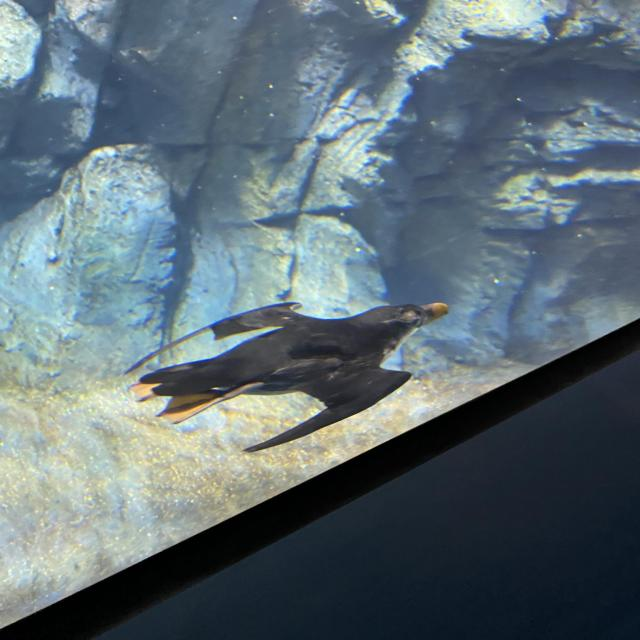
#> input picture code/side_project/aquarium_combined/test/images/IMG_2289_jpeg_jpg.rf.454853cd2293ea7c52dc52e02f1a0138.jpg, 640 x 640 px
$ python -i prepare_milano.py   (imports and definitions only)
#> lines starting #> are read from the running program, lines starting #| are printed output that depends on the picture
"""Prepare an isolated, checksummed Milano copy; never alter publisher files."""
import argparse
from collections import Counter, defaultdict
import hashlib
import json
from pathlib import Path
import shutil

import numpy as np
from PIL import Image, ImageDraw, ImageOps


def sha(path):
    return hashlib.sha256(Path(path).read_bytes()).hexdigest()


def normalize(mask):
    # Explicit luminance policy; alpha must not hide any non-black annotation.
    if mask.mode == 'RGBA':
        a = np.asarray(mask)
        if np.any((a[..., 3] < 255) & np.any(a[..., :3] != 0, axis=2)):
            raise ValueError('Non-black transparent mask pixels require review')
    raw = np.asarray(mask.convert('L'))
    return raw, ((raw >= 128).astype(np.uint8) * 255)


def prepare(source, output):
    source, output = Path(source).resolve(), Path(output).resolve()
    if output.exists():
        raise ValueError('Output exists; use a new version, preserving prior preparation')
    if output.is_relative_to(source) or source.is_relative_to(output):
        raise ValueError('Source and prepared copy must be separate trees')
    pairs = []
    for split in ('train', 'val', 'test'):
        groups = []
        for kind in ('images', 'masks'):
            files = sorted(p for p in (source/split/kind).iterdir() if p.is_file())
            mapping = {p.stem: p for p in files}
            if len(files) != len(mapping):
                raise ValueError('Duplicate stems')
            groups.append(mapping)
        if groups[0].keys() != groups[1].keys() or not groups[0]:
            raise ValueError('Missing pairs: ' + split)
        pairs.extend((split, name, groups[0][name], groups[1][name]) for name in sorted(groups[0]))
    required = sum(p.stat().st_size for _, _, ip, mp in pairs for p in (ip, mp))
    if shutil.disk_usage(output.parent).free < required + 1024**3:
        raise ValueError('Insufficient disk headroom')
    output.mkdir()
    records, stats, fingerprints = [], {}, []
    decoded = defaultdict(list)
    for split, name, ip, mp in pairs:
        tally = stats.setdefault(split, Counter())
        (output/split/'images').mkdir(parents=True, exist_ok=True)
        (output/split/'masks').mkdir(parents=True, exist_ok=True)
        image_path = output/split/'images'/ip.name
        mask_path = output/split/'masks'/(name+'.png')
        with Image.open(ip) as im, Image.open(mp) as mask:
            im.load(); mask.load()
            if im.size != mask.size:
                raise ValueError('Misaligned dimensions: ' + name)
            rgb = im.convert('RGB')
            raw, binary = normalize(mask)
            digest = hashlib.sha256(str(rgb.size).encode()+rgb.tobytes()).hexdigest()
            identity = split+'/'+name
            decoded[digest].append(identity)
            # Average hash is a screening heuristic, never proof of site independence.
            thumb = np.asarray(rgb.convert('L').resize((8, 8), Image.Resampling.LANCZOS))
            bits = int.from_bytes(np.packbits(thumb >= thumb.mean()).tobytes(), 'big')
            fingerprints.append((identity, split, bits))
            Image.fromarray(binary).save(mask_path)
            tally.update(pairs=1, empty_masks=int(not binary.any()), foreground_pixels=int((binary>0).sum()),
                         pixels=int(binary.size), intermediate_pixels=int(((raw>0)&(raw<255)).sum()),
                         changed_pixels=int((raw!=binary).sum()))
        shutil.copyfile(ip, image_path)
        records.append({'image_id': 'milano/'+identity,
                        'split': {'train':'source_train','val':'source_validation','test':'source_holdout'}[split],
                        'publisher_split':split, 'image':image_path.relative_to(output).as_posix(),
                        'mask':mask_path.relative_to(output).as_posix(),
                        'image_sha256':sha(image_path),'mask_sha256':sha(mask_path),
                        'raw_mask_sha256':sha(mp),'decoded_image_sha256':digest})
        if len(records)%250==0:
            print(f'Prepared {len(records)}/{len(pairs)}', flush=True)
    exact = [v for v in decoded.values() if len({x.split('/')[0] for x in v})>1]
    similar=[]
    for i, (name, split, bits) in enumerate(fingerprints):
        for other, other_split, other_bits in fingerprints[i+1:]:
            if split != other_split:
                distance=(bits^other_bits).bit_count()
                if distance<=3:
                    similar.append({'a':name,'b':other,'average_hash_distance':distance})
    manifest={'status':'FROZEN_MILANO_V1','schema_version':1,
              'protocol':'milano_v1_publisher_splits','source':'https://zenodo.org/records/20040434',
              'normalization':'Pillow L luminance >=128 ->255; otherwise 0; no resizing',
              'label_scope':'cracks and pavement distress; publisher splits; site independence unverified',
              'records':records}
    report={'state':'blocked_exact_overlap' if exact else 'prepared', 'splits':stats,
            'decoded_cross_split_duplicates':exact,'similarity_candidates':similar,
            'similarity_policy':'64-bit average hash distance <=3; candidates only, no automatic removal',
            'limitations':['No site/capture metadata verified','Similarity candidates need review',
                           'No road-region masks; non-road false-positive area cannot be measured',
                           'Training-only visuals inspected; test performance remains unopened']}
    for filename, value in [('manifest.json',manifest),('preparation_audit.json',report)]:
        path=output/filename
        path.write_text(json.dumps(value,indent=2)+'\n',encoding='utf-8')
        path.with_suffix(path.suffix+'.sha256').write_text(sha(path)+'  '+filename+'\n')
    train=[r for r in records if r['publisher_split']=='train']
    sheet=Image.new('RGB',(960,12*180),'white'); draw=ImageDraw.Draw(sheet)
    for j,index in enumerate(np.linspace(0,len(train)-1,12,dtype=int)):
        row=train[index]
        with Image.open(output/row['image']) as im, Image.open(output/row['mask']) as m:
            photo=im.convert('RGB'); overlay=Image.composite(Image.blend(photo,Image.new('RGB',photo.size,'red'),.6),photo,m)
            for c,view in enumerate((photo,m.convert('RGB'),overlay)):
                sheet.paste(ImageOps.contain(view,(315,155)),(c*320,j*180+22))
        draw.text((5,j*180+3),row['image_id']+' | image / normalized mask / overlay',fill='black')
    sheet.save(output/'training_review.jpg',quality=92)
    print(json.dumps({**report,'similarity_candidates':len(similar)},indent=2),flush=True)
    if exact:
        raise ValueError('Exact cross-split overlap: training blocked')
    return report


# [5 lines not run here, left out]

>>> import cv2
>>> picture = cv2.imread('../../side_project/aquarium_combined/test/images/IMG_2289_jpeg_jpg.rf.454853cd2293ea7c52dc52e02f1a0138.jpg', cv2.IMREAD_GRAYSCALE)
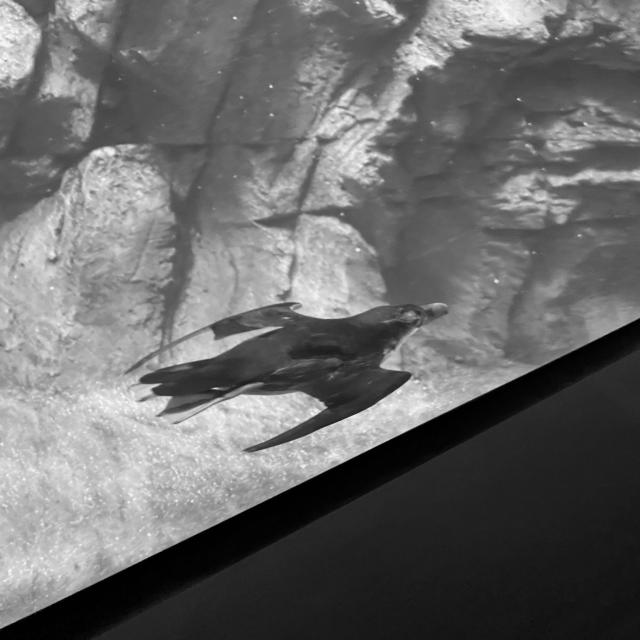
#> picture: shape (640, 640); min 0, max 255, mean 106.2
>>> result = prepare(picture, 'out.png')
#> (the run stopped early here; a loop or call above may not have finished)
